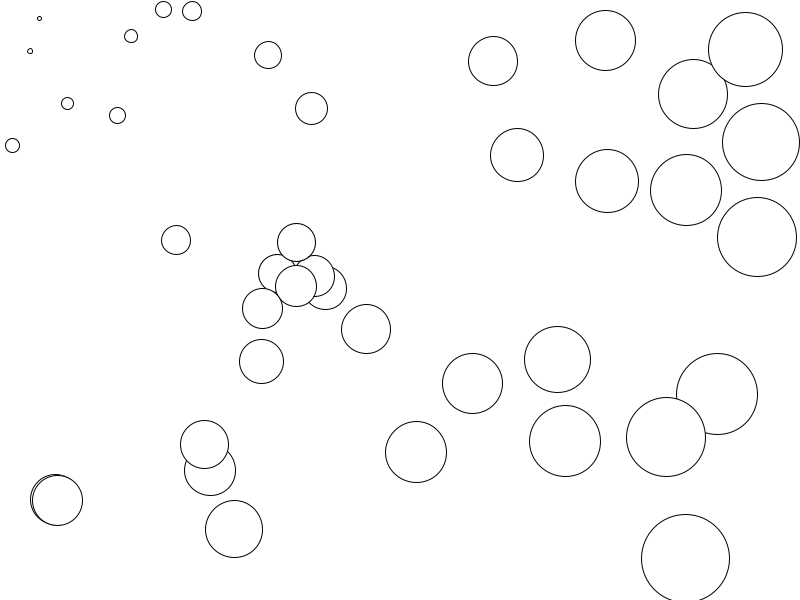
Frame 1 (no input)
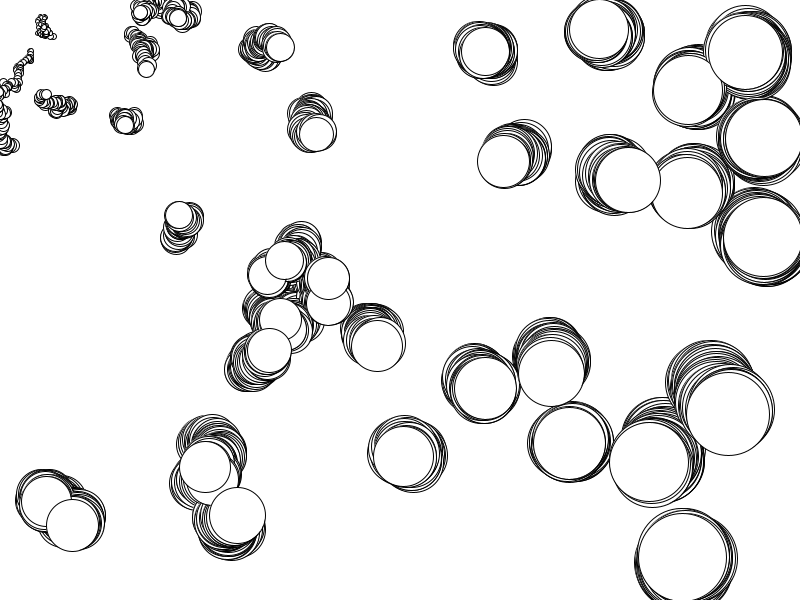
Frame 60 (the mouse pressed at the canvas centre just before this capture)
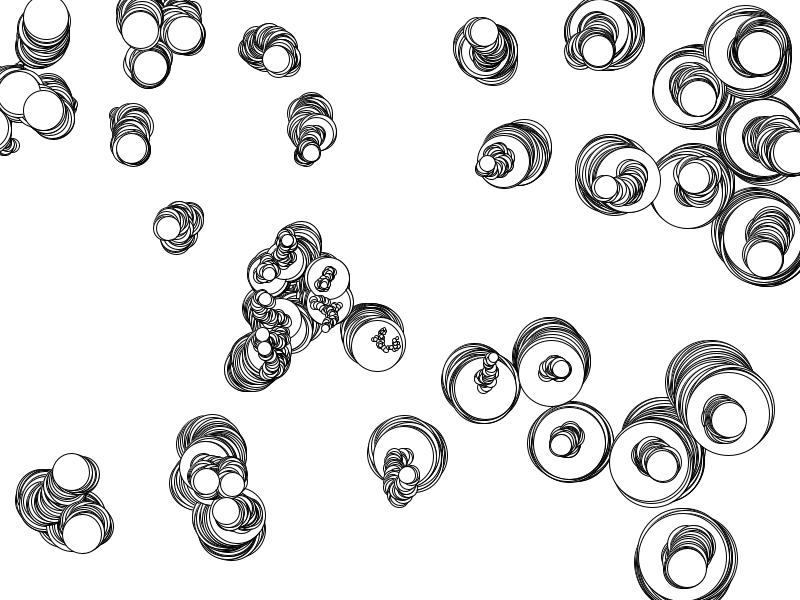
Frame 120 (the mouse held since frame 60 and released just before this capture)

The Processing sketch that drew these frames (run headless with seeded random() and noise(); from frame 60 on, the mouse is pressed at the canvas centre):

// Processing sketch: exemplo_sketch_criativo_02_novelos
// ── exemplo_sketch_criativo_02_novelos.pde
/*
  João Martinho Moura
  Mestrado em Tecnologia e Arte Digital. Universidade do Minho
  
  Aula 5 - 20131207

  Processing
    sketch criativo
*/
// PAD_Aula-20131207_jmartinho

// exemplo_sketch_criativo_novelos


PVector[] posicoes = new PVector[40];  // array com 40 PVectors

void setup(){
  size(800,600);
  smooth();
  background(255);
  
  // inicializamos os PVectors dentro do array
  for (int i=0; i<posicoes.length; i++){
    int x = (int) random(0,width);
    int y = (int) random(0,height);
    posicoes[i] = new PVector(x,y);
  }
}


void draw(){

  
  fill(255);
  stroke(0);

  // desenhamos
  for (int i=0; i<posicoes.length; i++){
    
    
    float distancia = dist(mouseX,mouseY,posicoes[i].x , posicoes[i].y);
     
    int tamanho = (int) distancia/10;
    ellipse(posicoes[i].x , posicoes[i].y, tamanho,tamanho);
    
  }
  
  // movemos aleatoriamente as bolas
  // alterando as posicoes dos PVectors dentro do array
  for (int i=0; i<posicoes.length; i++){
    posicoes[i].x += (int) random(-4,4);
    posicoes[i].y += (int) random(-4,4);
  }
  
}
